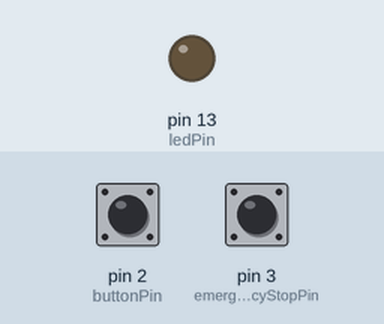
This sketch was run on a simulated Arduino Uno, built with avr-gcc and run on an emulated ATmega328P. On the bench: output pins drawn as LEDs (lit = HIGH). Dashed ring = blinking. Inputs (shaded band) come from the test bench; at power-on: pin 2 (buttonPin) LOW, pin 3 (emergencyStopPin) LOW.

Above: at 1.2 s.
1.3 s: pin 2 (buttonPin) pulled HIGH for 1 s
At 2.7 s:
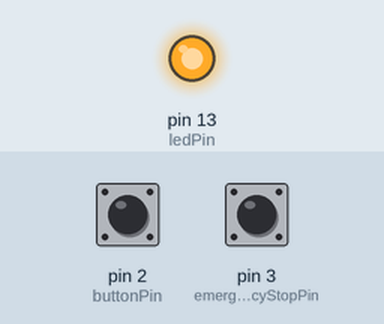
4.3 s: pin 2 (buttonPin) pulled HIGH for 3.2 s
At 4.51 s:
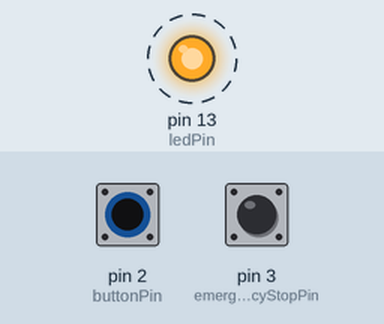
Timing chart, 0 to 9.0 s (numbered marks = the images above; inputs shaded):
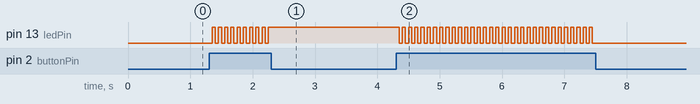

The sketch:

bouton_fonction.ino
```cpp
// Déclaration des broches utilisées pour les LEDs et les boutons
const int ledPin = 13;
const int buttonPin = 2;
const int emergencyStopPin = 3;

// Variables pour suivre l'état des boutons
int buttonState = 0;
int emergencyStopState = 0;

// Variable pour suivre l'état de la LED
boolean ledOn = false;

void setup() {
  // Configure les broches en entrée ou en sortie
  pinMode(ledPin, OUTPUT);
  pinMode(buttonPin, INPUT);
  pinMode(emergencyStopPin, INPUT);
}

void loop() {
  // Lit l'état du bouton
  buttonState = digitalRead(buttonPin);

  // Vérifie si le bouton a été pressé
  if (buttonState == HIGH) {
    delay(50);
    buttonState = digitalRead(buttonPin);
    if (buttonState == HIGH) {
      // Inverse l'état de la LED
      ledOn = !ledOn;
      digitalWrite(ledPin, ledOn);
    }
  }

  // Lit l'état du bouton d'arrêt d'urgence
  emergencyStopState = digitalRead(emergencyStopPin);

  // Vérifie si le bouton d'arrêt d'urgence a été pressé
  if (emergencyStopState == HIGH) {
    // Éteint la LED
    digitalWrite(ledPin, LOW);
  }


// Connectez le fil positif de la LED à la broche 13 de l'Arduino Uno R3.
// Connectez la résistance de 220 ohms entre la broche 13 de l'Arduino Uno R3 et la borne positive de la LED.
//Connectez la borne négative de la LED à la masse (GND) de l'Arduino Uno R3.
// Connectez une extrémité du bouton poussoir à la broche 2 de l'Arduino Uno R3.
// Connectez l'autre extrémité du bouton poussoir à la masse (GND) de l'Arduino Uno R3.
// Connectez une extrémité du bouton d'arrêt d'urgence à la broche 3 de l'Arduino Uno R3.
// Connectez l'autre extrémité du bouton d'arrêt d'urgence à la masse (GND) de l'Arduino Uno R3.
}
```

Measured:
- after the input at 1.3 s, pin 13 (ledPin): alternates HIGH for 0.05 s and LOW for 0.05 s, 19 changes in all, then stays HIGH, starting after 0.05 s
- after the input at 4.3 s, pin 13 (ledPin): alternates HIGH for 0.05 s and LOW for 0.05 s, 63 changes in all, then stays LOW, starting after 0.05 s
